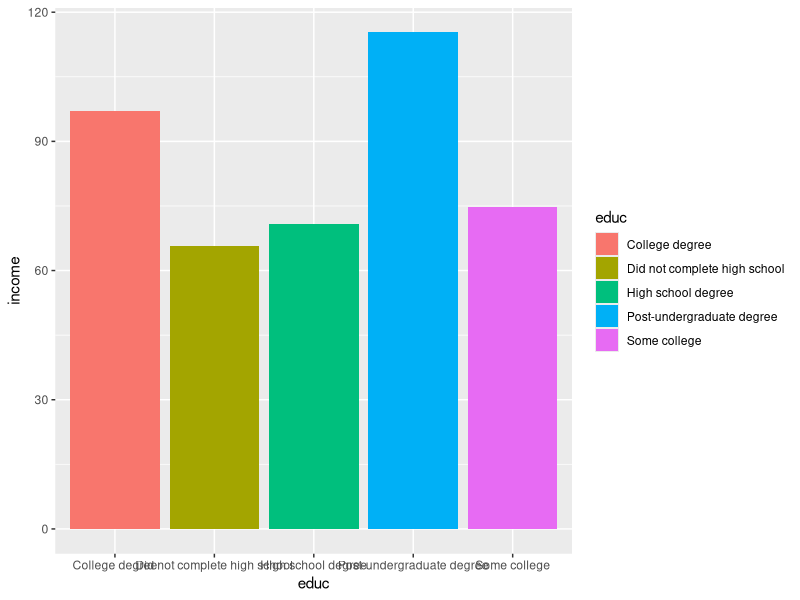
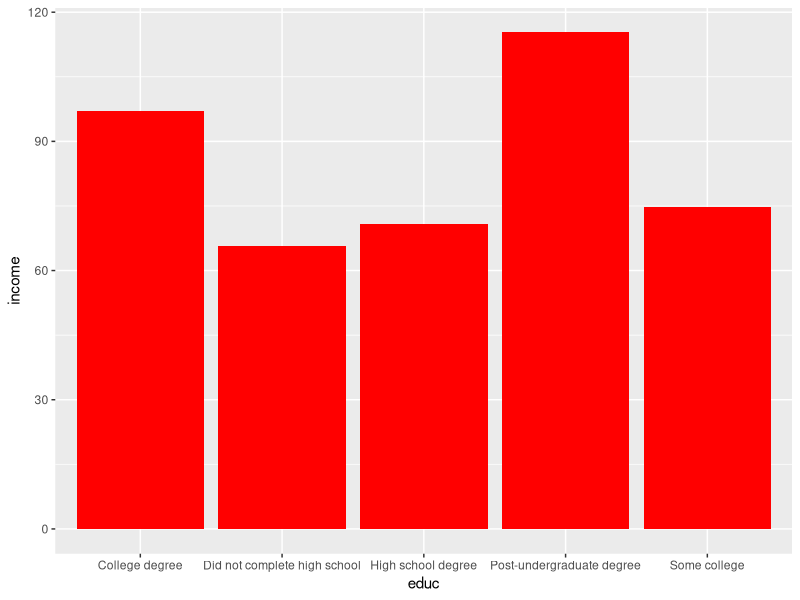
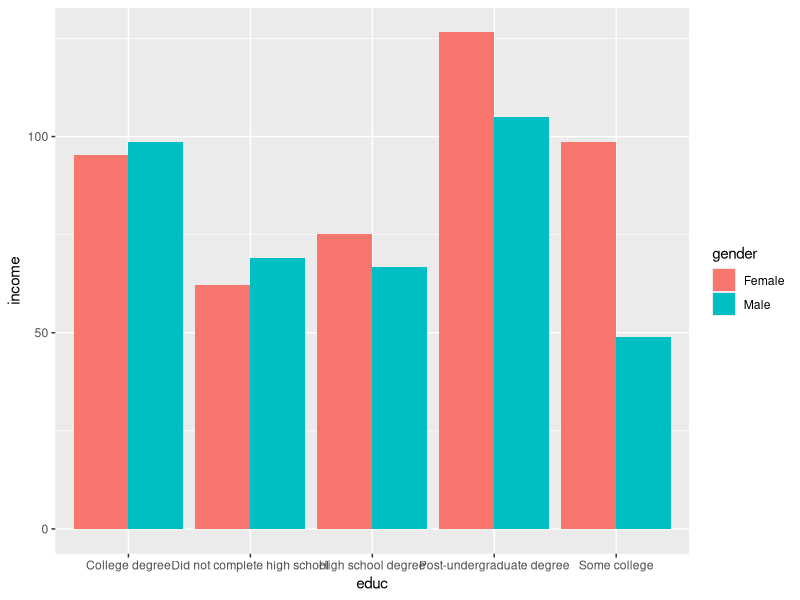
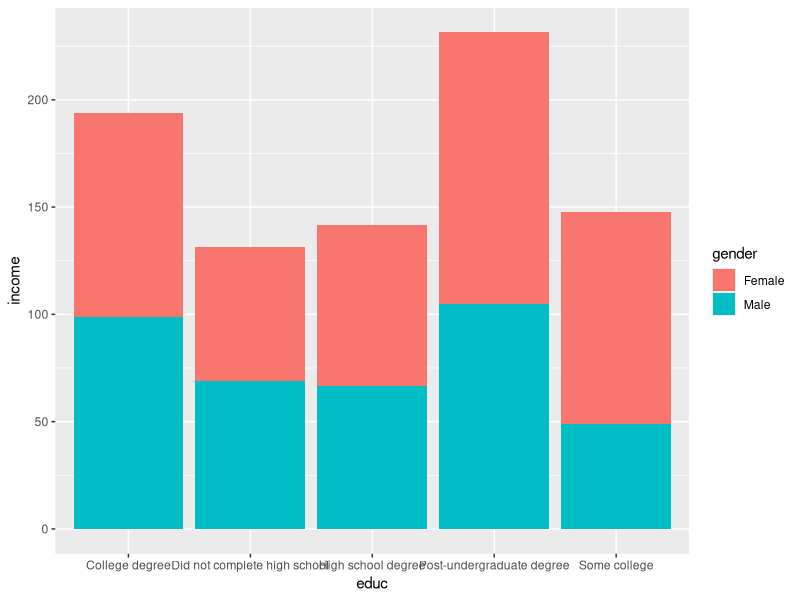

Recreate these plots in R, in order.
demo <- read.csv("demographics.csv")

# View(demo)

##########
### how to build column charts with ggplot2
##########

### we will create a column chart representing the average income
### for each education level

### load the package

require(ggplot2)

### build the chart

ggplot(demo, aes(x=educ, y=income, fill=educ))+
  stat_summary(fun.y=mean, geom="bar")

### if you want the same color for the bins

ggplot(demo, aes(x=educ, y=income))+
  stat_summary(fun.y=mean, geom="bar", fill="red")

### N.B. if the grouping variable is not a factor,
### we must convert it into a factor

### to create a clustered bar chart (by the variable gender)
### position_dodge will put the columns side by side


ggplot(demo,aes(x=educ, y=income, fill=gender)) +
  stat_summary(fun.y=mean, geom="bar", position=position_dodge())

### to stack the columns we use position_stack

ggplot(demo,aes(x=educ, y=income, fill=gender)) +
  stat_summary(fun.y=mean, geom="bar", position=position_stack())


